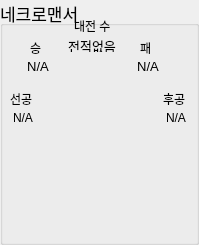
     <widget class="QGroupBox" name="groupBox_14">
      <property name="geometry">
       <rect>
        <x>0</x>
        <y>340</y>
        <width>199</width>
        <height>245</height>
       </rect>
      </property>
      <property name="font">
       <font>
        <pointsize>13</pointsize>
       </font>
      </property>
      <property name="title">
       <string>네크로맨서</string>
      </property>
      <widget class="QLabel" name="label_14">
       <property name="geometry">
        <rect>
         <x>74</x>
         <y>20</y>
         <width>56</width>
         <height>12</height>
        </rect>
       </property>
       <property name="font">
        <font>
         <pointsize>9</pointsize>
        </font>
       </property>
       <property name="text">
        <string>대전 수</string>
       </property>
      </widget>
      <widget class="QLabel" name="NecroVSCount">
       <property name="geometry">
        <rect>
         <x>64</x>
         <y>40</y>
         <width>56</width>
         <height>12</height>
        </rect>
       </property>
       <property name="font">
        <font>
         <pointsize>10</pointsize>
        </font>
       </property>
       <property name="text">
        <string>전적없음</string>
       </property>
       <property name="alignment">
        <set>Qt::AlignCenter</set>
       </property>
      </widget>
      <widget class="QLabel" name="label_16">
       <property name="geometry">
        <rect>
         <x>30</x>
         <y>40</y>
         <width>21</width>
         <height>16</height>
        </rect>
       </property>
       <property name="font">
        <font>
         <pointsize>9</pointsize>
        </font>
       </property>
       <property name="text">
        <string>승</string>
       </property>
      </widget>
      <widget class="QLabel" name="label_17">
       <property name="geometry">
        <rect>
         <x>140</x>
         <y>40</y>
         <width>21</width>
         <height>16</height>
        </rect>
       </property>
       <property name="font">
        <font>
         <pointsize>9</pointsize>
        </font>
       </property>
       <property name="text">
        <string>패</string>
       </property>
      </widget>
      <widget class="QLabel" name="NecroWinCount">
       <property name="geometry">
        <rect>
         <x>10</x>
         <y>60</y>
         <width>56</width>
         <height>12</height>
        </rect>
       </property>
       <property name="font">
        <font>
         <pointsize>10</pointsize>
        </font>
       </property>
       <property name="text">
        <string>N/A</string>
       </property>
       <property name="alignment">
        <set>Qt::AlignCenter</set>
       </property>
      </widget>
      <widget class="QLabel" name="NecroLoseCount">
       <property name="geometry">
        <rect>
         <x>120</x>
         <y>60</y>
         <width>56</width>
         <height>12</height>
        </rect>
       </property>
       <property name="font">
        <font>
         <pointsize>10</pointsize>
        </font>
       </property>
       <property name="text">
        <string>N/A</string>
       </property>
       <property name="alignment">
        <set>Qt::AlignCenter</set>
       </property>
      </widget>
      <widget class="QWidget" name="verticalLayoutWidget_10">
       <property name="geometry">
        <rect>
         <x>13</x>
         <y>80</y>
         <width>171</width>
         <height>161</height>
        </rect>
       </property>
       <layout class="QVBoxLayout" name="NecroLayout"/>
      </widget>
      <widget class="QLabel" name="NecroFirst">
       <property name="geometry">
        <rect>
         <x>6</x>
         <y>110</y>
         <width>34</width>
         <height>16</height>
        </rect>
       </property>
       <property name="font">
        <font>
         <pointsize>9</pointsize>
        </font>
       </property>
       <property name="text">
        <string>N/A</string>
       </property>
       <property name="alignment">
        <set>Qt::AlignCenter</set>
       </property>
      </widget>
      <widget class="QLabel" name="NecroSecond">
       <property name="geometry">
        <rect>
         <x>159</x>
         <y>110</y>
         <width>34</width>
         <height>16</height>
        </rect>
       </property>
       <property name="font">
        <font>
         <pointsize>9</pointsize>
        </font>
       </property>
       <property name="text">
        <string>N/A</string>
       </property>
       <property name="alignment">
        <set>Qt::AlignCenter</set>
       </property>
      </widget>
      <widget class="QLabel" name="label_58">
       <property name="geometry">
        <rect>
         <x>163</x>
         <y>91</y>
         <width>31</width>
         <height>16</height>
        </rect>
       </property>
       <property name="font">
        <font>
         <pointsize>9</pointsize>
        </font>
       </property>
       <property name="text">
        <string>후공</string>
       </property>
      </widget>
      <widget class="QLabel" name="label_57">
       <property name="geometry">
        <rect>
         <x>10</x>
         <y>91</y>
         <width>31</width>
         <height>16</height>
        </rect>
       </property>
       <property name="font">
        <font>
         <pointsize>9</pointsize>
        </font>
       </property>
       <property name="text">
        <string>선공</string>
       </property>
      </widget>
     </widget>
